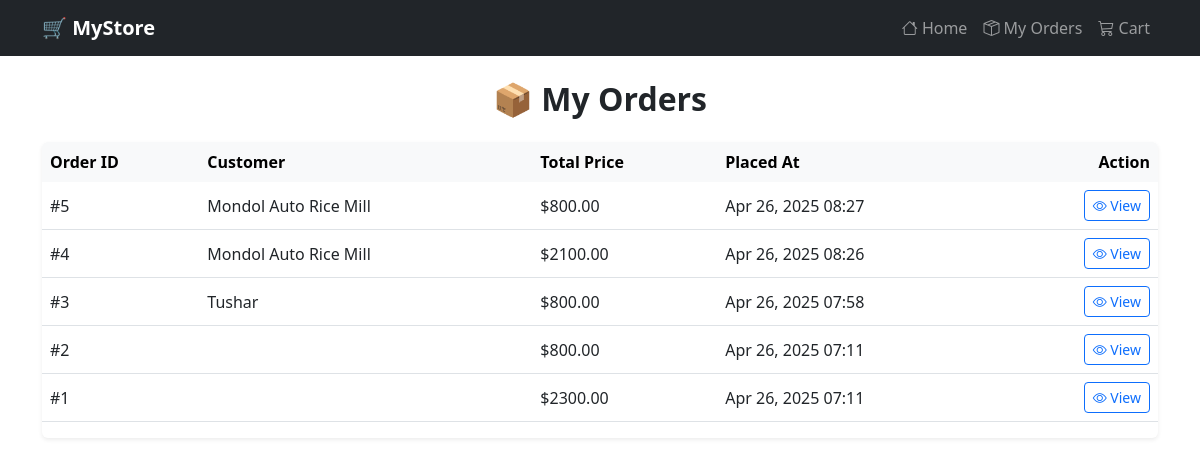
Page /my-orders/ on the earlier database version.
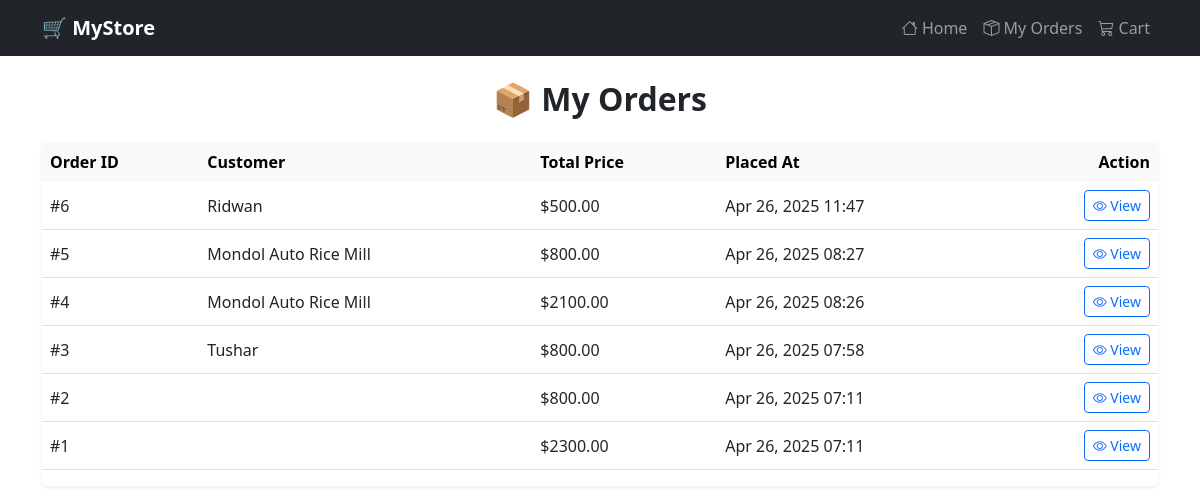
Same page on the later database version.
### store/models.py (models this page shows, shortened)
class Order(models.Model):
    name = models.CharField(max_length=255)
    address = models.TextField()
    email = models.EmailField()
    phone = models.CharField(max_length=20)
    total_price = models.DecimalField(max_digits=10, decimal_places=2)
    created_at = models.DateTimeField(auto_now_add=True)

### store/views.py (the view)
# urls.py: path('my-orders/', views.my_orders, name='my_orders'),
def my_orders(request):
    orders = Order.objects.all().order_by('-created_at')
    return render(request, 'store/my_orders.html', {'orders': orders})

### store/templates/store/my_orders.html
{% extends 'store/base.html' %}
{% block content %}
<h2 class="mb-4 fw-bold text-center">📦 My Orders</h2>
{% if orders %}
<div class="table-responsive shadow-sm rounded">
    <table class="table align-middle table-borderless">
        <thead class="table-light">
            <tr>
                <th>Order ID</th>
                <th>Customer</th>
                <th>Total Price</th>
                <th>Placed At</th>
                <th class="text-end">Action</th>
            </tr>
        </thead>
        <tbody>
            {% for order in orders %}
            <tr class="border-bottom">
                <td>#{{ order.id }}</td>
                <td>{{ order.name }}</td>
                <td>${{ order.total_price }}</td>
                <td>{{ order.created_at|date:"M d, Y H:i" }}</td>
                <td class="text-end">
                    <a href="{% url 'order_detail' order.id %}" class="btn btn-outline-primary btn-sm">
                        <i class="bi bi-eye"></i> View
                    </a>
                </td>
            </tr>
            {% endfor %}
        </tbody>
    </table>
</div>
{% else %}
<div class="alert alert-info text-center shadow-sm">
    <h5>No orders found yet! 😢</h5>
    <a href="{% url 'home' %}" class="btn btn-primary mt-3">Browse Products</a>
</div>
{% endif %}
{% endblock %}

Differences in the rows shown:
added Order: id "6", name "Ridwan", total_price "500.00", created_at "Apr 26, 2025 11:47"
